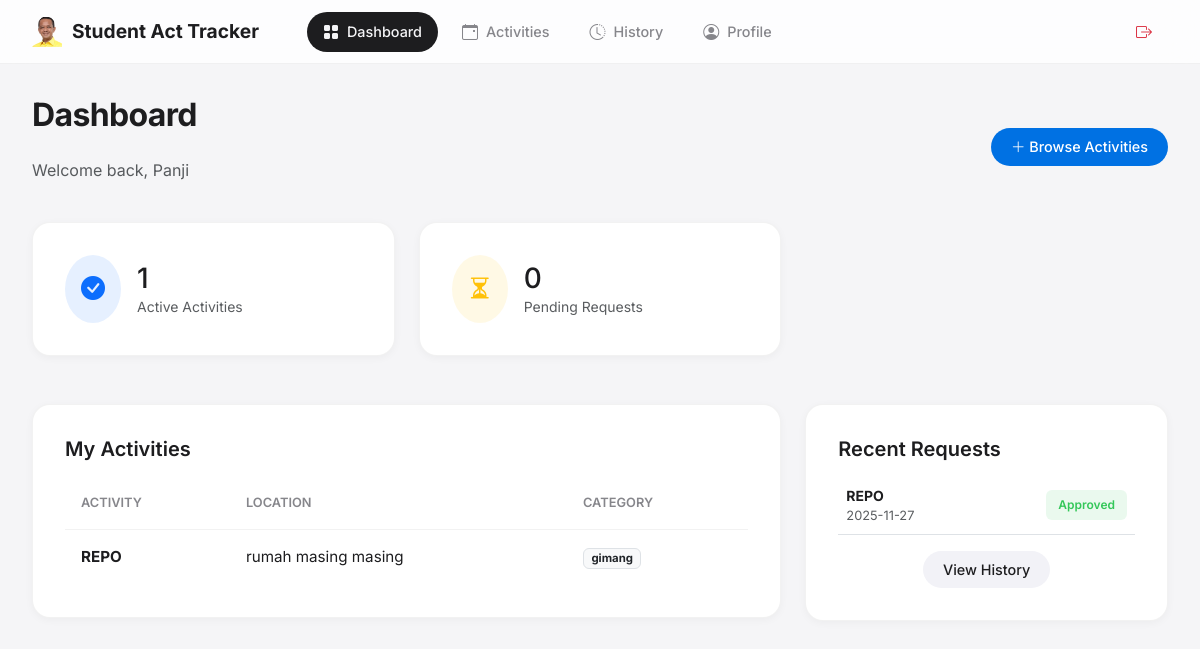
Page /dashboard (signed in) on the earlier database version.
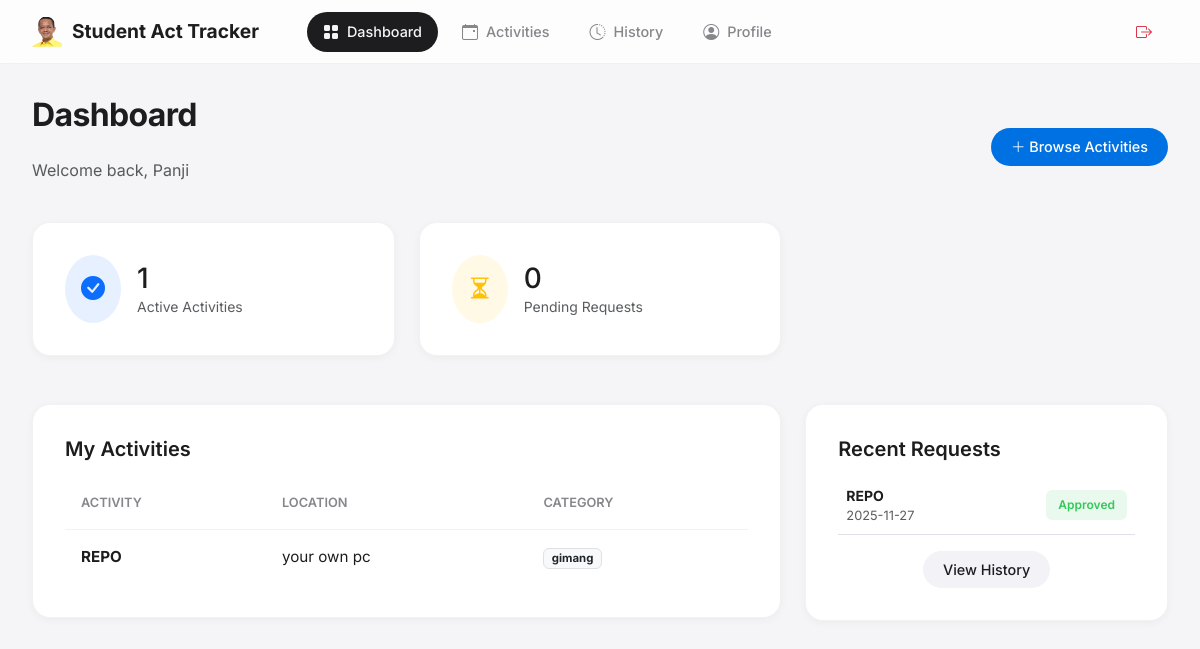
Same page on the later database version.
### website/models.py (models this page shows)
class Activity(db.Model):
    __tablename__ = "activity"
    activityID = db.Column(db.Integer, primary_key=True)
    activityName = db.Column(db.String(30))
    activityCategory = db.Column(db.String(20))
    activityLocation = db.Column(db.String(50))
    activityDetails = db.Column(db.Text)
    activityStartDate = db.Column(db.Date)
    activityEndDate = db.Column(db.Date)
    activityFrequency = db.Column(db.String(20))
    advisorID = db.Column(db.Integer, db.ForeignKey("advisor.advisorID"))
    advisor = db.relationship("Advisor")

### website/views.py (the view)
@views.route("/dashboard")
@login_required
def dashboard():
    if getattr(current_user, "role_type", None) != "student":
        if getattr(current_user, "role_type", None) == "advisor":
            if getattr(current_user, "is_admin", False):
                return redirect(url_for("admin.index"))
            return redirect(url_for("advisor.dashboard"))
        return redirect(url_for("auth.login"))
    joined = (
        Activity.query.join(Participation)
        .filter(
            Participation.studentID == current_user.studentID,
            Participation.applicationStatus == "Approved"
        )
        .all()
    )
    participations = Participation.query.filter_by(
        studentID=current_user.studentID
    ).all()
    return render_template(
        "dashboard.html",
        joined=joined,
        participations=participations
    )

### website/models.py (called while the page is built)
    @property
    def role_type(self):
        return "student"

### website/templates/dashboard.html
{% extends "base.html" %}
{% block content %}
<div class="d-flex justify-content-between align-items-center mb-4">
    <div>
        <h2>Dashboard</h2>
        <p class="text-muted">Welcome back, {{ current_user.studentFirstName }}</p>
    </div>
    <a href="{{ url_for('views.activities') }}" class="btn btn-primary btn-ios">
        <i class="bi bi-plus-lg"></i> Browse Activities
    </a>
</div>
<div class="row mb-4">
    <div class="col-md-4">
        <div class="ios-card d-flex align-items-center gap-3">
            <div class="bg-primary bg-opacity-10 p-3 rounded-circle text-primary">
                <i class="bi bi-check-circle-fill fs-4"></i>
            </div>
            <div>
                <div class="h3 mb-0">{{ joined|length }}</div>
                <div class="text-muted small">Active Activities</div>
            </div>
        </div>
    </div>
    <div class="col-md-4">
        <div class="ios-card d-flex align-items-center gap-3">
            <div class="bg-warning bg-opacity-10 p-3 rounded-circle text-warning">
                <i class="bi bi-hourglass-split fs-4"></i>
            </div>
            <div>
                <div class="h3 mb-0">{{ participations|selectattr("applicationStatus", "equalto", "Pending")|list|length }}</div>
                <div class="text-muted small">Pending Requests</div>
            </div>
        </div>
    </div>
</div>
<div class="row">
    <div class="col-lg-8">
        <div class="ios-card">
            <h3>My Activities</h3>
            {% if joined|length > 0 %}
            <table class="table-custom">
                <thead>
                    <tr>
                        <th>Activity</th>
                        <th>Location</th>
                        <th>Category</th>
                    </tr>
                </thead>
                <tbody>
                    {% for act in joined %}
                    <tr>
                        <td class="fw-bold">{{ act.activityName }}</td>
                        <td>{{ act.activityLocation }}</td>
                        <td><span class="badge bg-light text-dark border">{{ act.activityCategory }}</span></td>
                    </tr>
                    {% endfor %}
                </tbody>
            </table>
            {% else %}
            <div class="text-center py-5 text-muted">
                <i class="bi bi-inbox fs-1 d-block mb-2"></i>
                You haven't joined any activities yet.
            </div>
            {% endif %}
        </div>
    </div>
    <div class="col-lg-4">
        <div class="ios-card">
            <h3>Recent Requests</h3>
            <div class="vstack gap-3">
                {% for p in participations[:5] %}
                <div class="d-flex justify-content-between align-items-center p-2 border-bottom">
                    <div>
                        <div class="fw-bold small">{{ p.activity.activityName }}</div>
                        <div class="text-muted" style="font-size: 0.8rem;">{{ p.dateApplied }}</div>
                    </div>
                    <span class="badge-ios
                        {% if p.applicationStatus == 'Approved' %}bg-approved
                        {% elif p.applicationStatus == 'Rejected' %}bg-rejected
                        {% else %}bg-pending{% endif %}">
                        {{ p.applicationStatus }}
                    </span>
                </div>
                {% else %}
                <div class="text-muted small text-center">No requests history</div>
                {% endfor %}
            </div>
            <div class="mt-3 text-center">
                <a href="{{ url_for('views.activity_history') }}" class="btn btn-sm btn-secondary btn-ios">View History</a>
            </div>
        </div>
    </div>
</div>
{% endblock %}

Differences in the rows shown:
changed Activity "REPO": activityLocation "rumah masing masing" → "your own pc"
